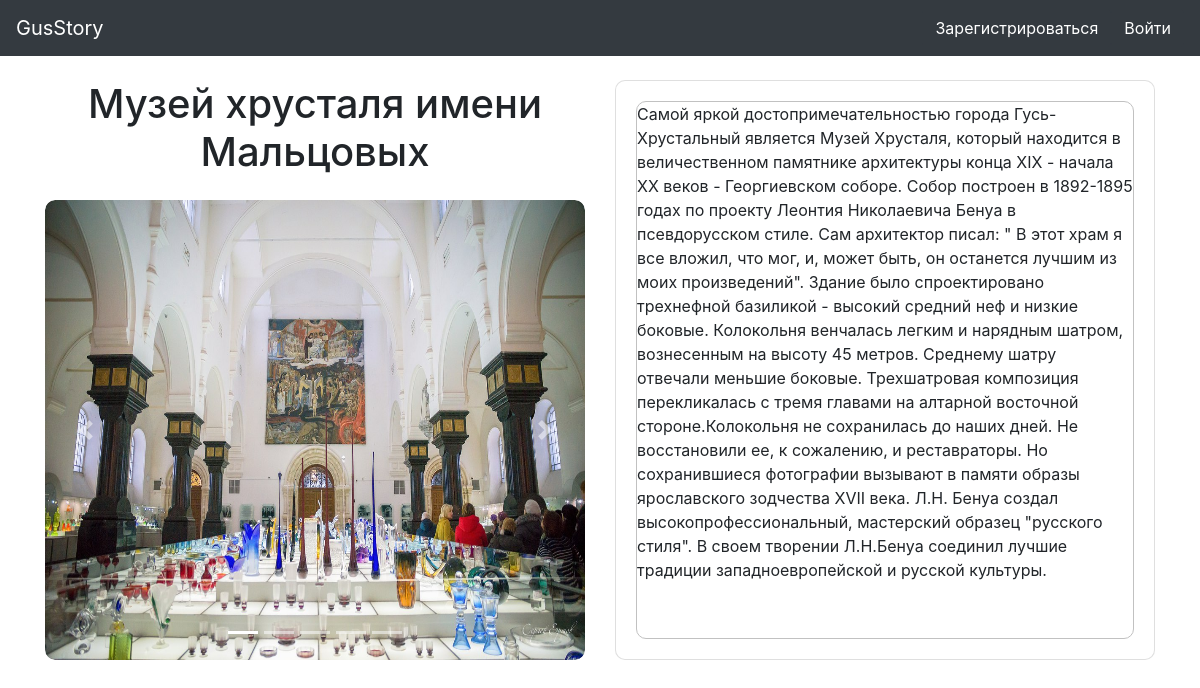
Before: /about_item/1 with the older database file.
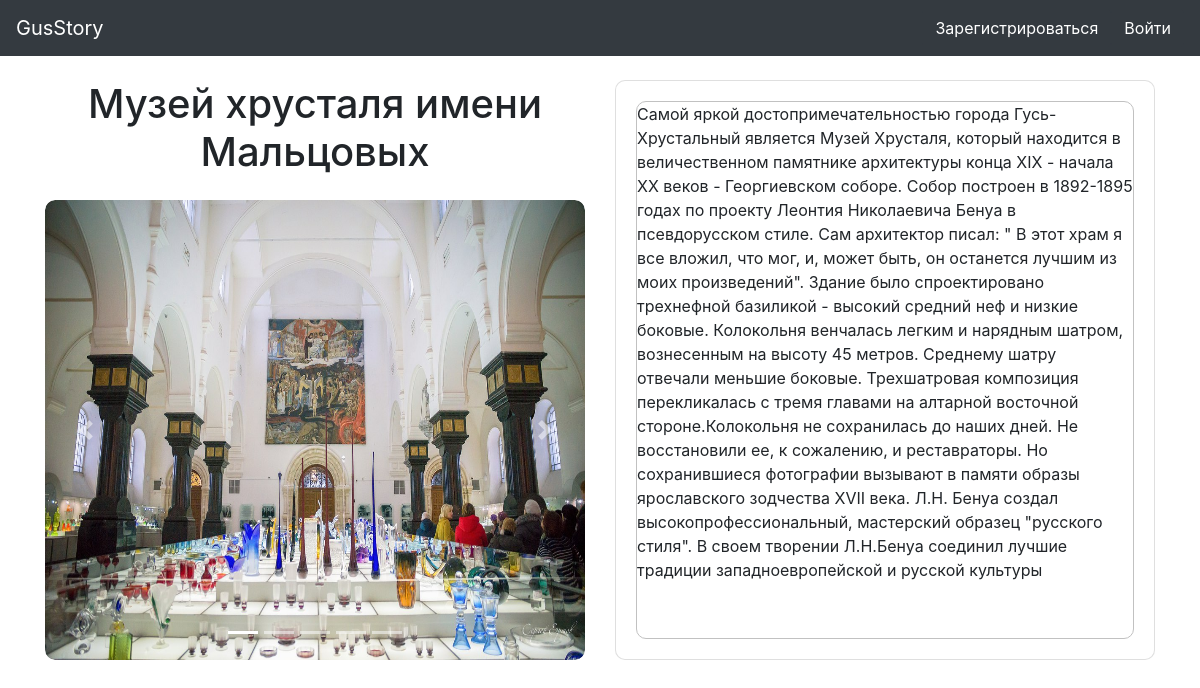
After: the same page with the newer database file.
### data/items.py (models this page shows)
class Items(SqlAlchemyBase, SerializerMixin, UserMixin):
    __tablename__ = 'items'
    id = sqlalchemy.Column(sqlalchemy.Integer, primary_key=True, autoincrement=True)
    title = sqlalchemy.Column(sqlalchemy.String, nullable=True)
    content = sqlalchemy.Column(sqlalchemy.String, nullable=True)
    photo = sqlalchemy.Column(sqlalchemy.VARCHAR, default='/static/images/old.png')
    image = sqlalchemy.Column(sqlalchemy.VARCHAR, default='/static/images/old.png')
    count_photo = sqlalchemy.Column(sqlalchemy.Integer, nullable=True)

### main.py (the view)
@app.route('/about_item/<int:id>', methods=['GET', 'POST'])
def about_item(id):
    sessions = db_session.create_session()
    item = sessions.query(items.Items).get(id)
    return render_template("single_item.html", item=item)

### data/db_session.py (called while the page is built)
def create_session() -> Session:
    global __factory
    return __factory()

### templates/single_item.html (shortened to what this page needs)
{% extends "base.html" %}
{% block content %}
<div class="container; mt-4">
    <div class="row">
        <div class="col-sm-6">
            <h1 align="center">{{item.title}}</h1>
            <div id="carouselExampleIndicators" class="carousel slide mt-4" data-ride="carousel">
                <ol class="carousel-indicators">
                    <li data-target="#carouselExampleIndicators" data-slide-to="0" class="active"></li>
                    {% for i in range(1, item.count_photo) %}
                        <li data-target="#carouselExampleIndicators" data-slide-to="{{i}}"></li>
                    {% endfor %}
                </ol>
                <div class="carousel-inner" style="border-radius: 10px;">
                    <div class="carousel-item active">
                        <img style="height: 460px; width: auto; border-radius: 10px;" src="/static/images/item{{item.id}}/image0.png" class="d-block w-100">
                    </div>
                </div>
                <a class="carousel-control-prev" href="#carouselExampleIndicators" role="button" data-slide="prev">
                    <span class="carousel-control-prev-icon" aria-hidden="true"></span>
                </a>
                <a class="carousel-control-next" href="#carouselExampleIndicators" role="button" data-slide="next">
                    <span class="carousel-control-next-icon" aria-hidden="true"></span>
                </a>
            </div>
        </div>
        <div class="col-sm-6">
            <div class="card mb-4" style="width: 100%; border-radius: 10px;">
                <div class="card-body">
                    <div class="scrolling" style="border-radius: 10px; width: auto; height: 538px;">
                        <p class="card-text">{{item.content}}</p>
                    </div>
                </div>
            </div>
        </div>
    </div>
</div>
{% endblock %}

### templates/base.html (shortened to what this page needs)
<!DOCTYPE html>
<html lang="en">
<head>
    <link rel="stylesheet" href="/static/css/style.css">
    <link rel="stylesheet"
          href="https://cdn.jsdelivr.net/npm/bootstrap@4.5.3/dist/css/bootstrap.min.css"
>
</head>
<body background="../static/img/fon.jpg">
<div>
    <nav class="navbar navbar-expand-lg sticky-top navbar-dark bg-dark">
        <a class="navbar-brand" href="/"> GusStory </a>
        {% if not current_user.is_authenticated %}
        <div class="collapse navbar-collapse" id="navbarSupportedContent">
            <ul class="navbar-nav">
                <li class="nav-item">
                    <a class="btn btn-dark" href="/register"> Зарегистрироваться </a>
                </li>
                <li class="nav-item">
                    <a class="btn btn-dark" href="/login"> Войти </a>
                </li>
            </ul>
        </div>
        {% else %}
        <ul class="navbar-nav mr-auto"></ul>
        <a class="navbar-brand nav-link" href="/profile">
            <h4 style="color: #ffffff">{{current_user.name[0]}}{{current_user.surname[0]}} </h4>
        </a>
        {% endif %}
    </nav>
    <div class="content container">
        {% block content %}
        {% endblock %}
    </div>
</div>
</body>
</html>

### static/css/style.css (style rules this page uses)
body { background: #f6f6f6f6; color: #0; display: flex; flex-direction: column; height: 100%; }
html { height: 100%; }
.content { flex: 1 0 auto; }
.scrolling { height: 220px; width: auto; background: #fff; border: 1px solid #C1C1C1; overflow-y: scroll; }

Changed rows visible on the page:
changed Items "Музей хрусталя имени Мальцовых": content "…традиции западноевропейской и русской культуры." → "…традиции западноевропейской и русской культуры"
